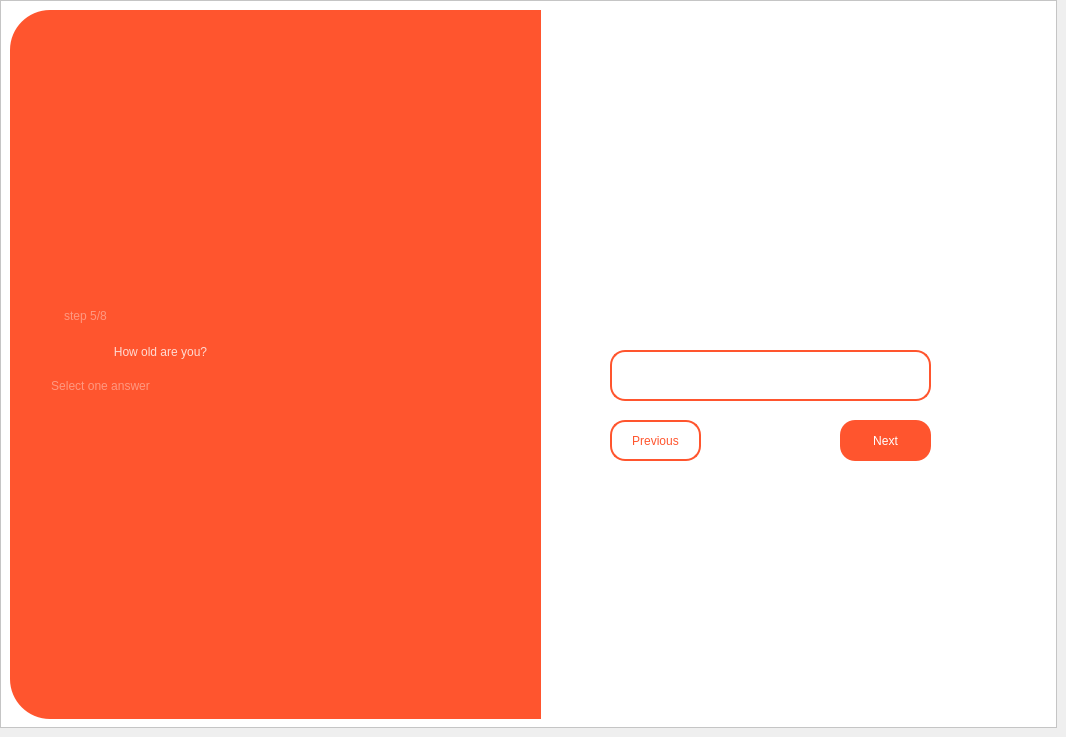
    <widget class="QWidget" name="q5">
     <widget class="QFrame" name="frame_10">
      <property name="geometry">
       <rect>
        <x>0</x>
        <y>0</y>
        <width>1057</width>
        <height>728</height>
       </rect>
      </property>
      <property name="styleSheet">
       <string notr="true">background-color: rgb(255, 255, 255);</string>
      </property>
      <property name="frameShape">
       <enum>QFrame::StyledPanel</enum>
      </property>
      <property name="frameShadow">
       <enum>QFrame::Raised</enum>
      </property>
      <widget class="QFrame" name="frame_11">
       <property name="geometry">
        <rect>
         <x>10</x>
         <y>10</y>
         <width>531</width>
         <height>709</height>
        </rect>
       </property>
       <property name="styleSheet">
        <string notr="true">background-color: rgb(255, 85, 46);
border-top-left-radius: 40px;
border-bottom-left-radius: 40px;</string>
       </property>
       <property name="frameShape">
        <enum>QFrame::StyledPanel</enum>
       </property>
       <property name="frameShadow">
        <enum>QFrame::Raised</enum>
       </property>
       <widget class="QLabel" name="label_21">
        <property name="geometry">
         <rect>
          <x>15</x>
          <y>306</y>
          <width>271</width>
          <height>71</height>
         </rect>
        </property>
        <property name="styleSheet">
         <string notr="true">font: 81 25pt &quot;Urbanist ExtraBold&quot;;
color: rgba(255, 255, 255, 200);
background-color: transparent;</string>
        </property>
        <property name="text">
         <string>How old are you?</string>
        </property>
        <property name="alignment">
         <set>Qt::AlignCenter</set>
        </property>
        <property name="wordWrap">
         <bool>true</bool>
        </property>
       </widget>
       <widget class="QLabel" name="label_22">
        <property name="geometry">
         <rect>
          <x>15</x>
          <y>280</y>
          <width>121</width>
          <height>51</height>
         </rect>
        </property>
        <property name="styleSheet">
         <string notr="true">font: 81 20pt &quot;Urbanist ExtraBold&quot;;
color: rgba(255, 255, 255, 100);
background-color: transparent;</string>
        </property>
        <property name="text">
         <string>step 5/8</string>
        </property>
        <property name="alignment">
         <set>Qt::AlignCenter</set>
        </property>
        <property name="wordWrap">
         <bool>true</bool>
        </property>
       </widget>
       <widget class="QLabel" name="label_23">
        <property name="geometry">
         <rect>
          <x>20</x>
          <y>360</y>
          <width>141</width>
          <height>31</height>
         </rect>
        </property>
        <property name="styleSheet">
         <string notr="true">font: 81 12pt &quot;Urbanist ExtraBold&quot;;
color: rgba(255, 255, 255, 100);
background-color: transparent;</string>
        </property>
        <property name="text">
         <string>Select one answer</string>
        </property>
        <property name="alignment">
         <set>Qt::AlignCenter</set>
        </property>
        <property name="wordWrap">
         <bool>true</bool>
        </property>
       </widget>
      </widget>
      <widget class="QPushButton" name="nextq5">
       <property name="geometry">
        <rect>
         <x>840</x>
         <y>420</y>
         <width>91</width>
         <height>41</height>
        </rect>
       </property>
       <property name="styleSheet">
        <string notr="true">QPushButton{
background-color: rgb(255, 85, 46);
border-radius: 15px;
color: rgb(255, 255, 255);
font: 87 9pt &quot;Urbanist Black&quot;;
}
QPushButton:hover{
background-color: rgba(255, 85, 46, 200);
}</string>
       </property>
       <property name="text">
        <string>Next</string>
       </property>
      </widget>
      <widget class="QLabel" name="label_24">
       <property name="geometry">
        <rect>
         <x>650</x>
         <y>70</y>
         <width>251</width>
         <height>231</height>
        </rect>
       </property>
       <property name="text">
        <string/>
       </property>
       <property name="pixmap">
        <pixmap resource="resources.qrc">:/assets/calendar.png</pixmap>
       </property>
       <property name="scaledContents">
        <bool>true</bool>
       </property>
      </widget>
      <widget class="QPushButton" name="backq5">
       <property name="geometry">
        <rect>
         <x>610</x>
         <y>420</y>
         <width>91</width>
         <height>41</height>
        </rect>
       </property>
       <property name="styleSheet">
        <string notr="true">QPushButton{
background-color: rgb(255, 255, 255);
border-radius: 15px;
border: 2px solid rgb(255, 85, 46);
color: rgb(255, 85, 46);
font: 87 9pt &quot;Urbanist Black&quot;;
}
QPushButton:hover{
background-color: rgba(255, 85, 46, 50);
}</string>
       </property>
       <property name="text">
        <string>Previous</string>
       </property>
      </widget>
      <widget class="QLineEdit" name="agefield">
       <property name="geometry">
        <rect>
         <x>610</x>
         <y>350</y>
         <width>321</width>
         <height>51</height>
        </rect>
       </property>
       <property name="styleSheet">
        <string notr="true">QLineEdit{
border: 1.5px solid rgb(255, 85, 46);
border-radius: 15px;
font: 81 10pt &quot;Urbanist ExtraBold&quot;;}
QLineEdit:hover{
background-color: rgba(255, 85, 46, 20);}</string>
       </property>
       <property name="alignment">
        <set>Qt::AlignCenter</set>
       </property>
      </widget>
     </widget>
    </widget>
